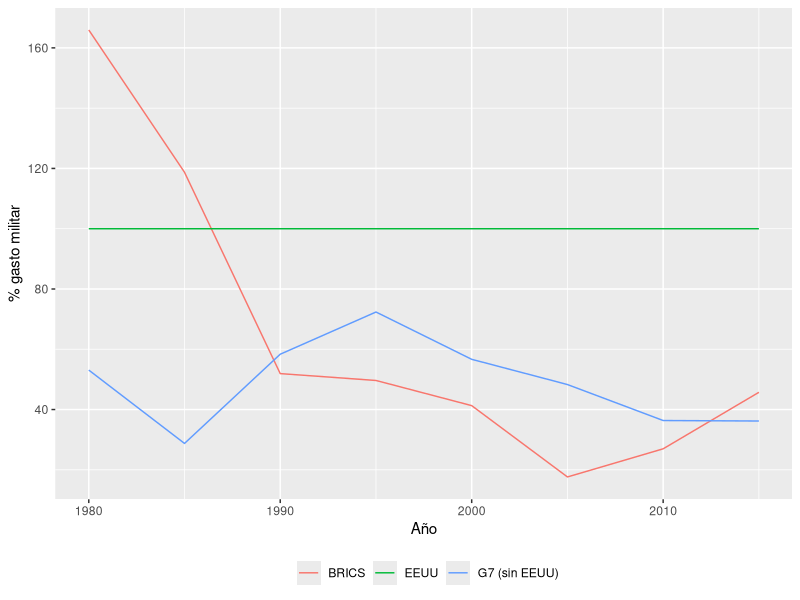

Generate this figure with R:
#Importar datos
library(readr)
datos1 <- read_csv("gasto_militar_comparado.csv")
View(datos1)

#Volver numérico gastoMilitar
datos1$gastoMilitar2 <- as.numeric(datos1$gastoMilitar)

#Filtrar los paises
library(tidyverse)
datos2 <- filter(datos1, 
                 paises == "EEUU" | paises == "G7 (sin EEUU)" | paises == "BRICS")

#Ordenar y agrupar variables
gasto_militar <- datos2 %>%
  group_by(paises, year) %>%
  summarize(gastoMilitar2) %>%
  ungroup()

#Reordenar datos
gasto_militar %>%
  pivot_wider(names_from = "year", values_from = "gastoMilitar2")

#Graficar
p <- ggplot(gasto_militar, aes(x = year, y = gastoMilitar2, color = paises)) +
  geom_line() +
  labs(x = "Año", y = "% gasto militar", color = "")+
  theme(legend.position = "bottom")

#Guardar el gráfico como PNG
ggsave(filename = "gasto_militar_comparado.png", plot = p, device = "png", width = 6, height = 4)
